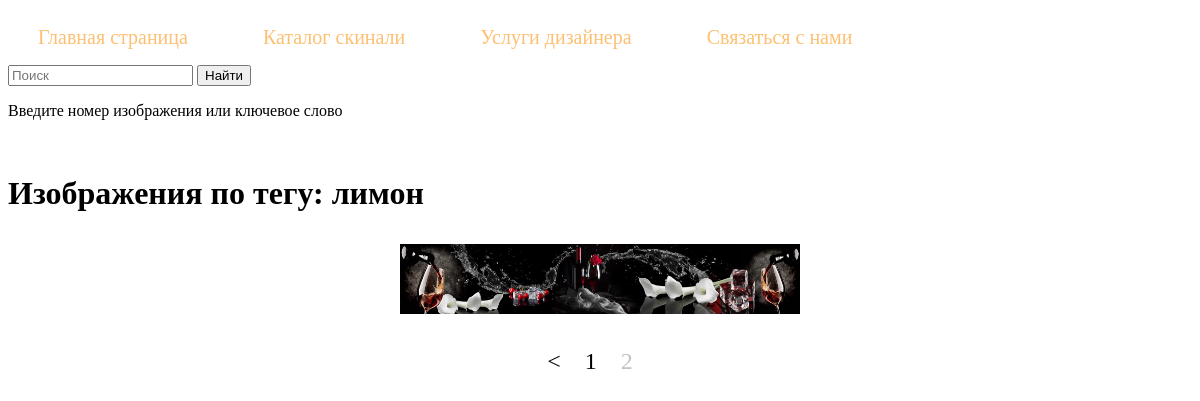
/tag/limon/?page=2, run on the app's committed database.
### pict/models.py (models this page shows, shortened)
class TagPict(models.Model):
    tag = models.CharField(max_length=100, db_index=True, verbose_name='Ключевое слово')
    slug = models.SlugField(max_length=100, db_index=True, unique=True, verbose_name="Slug")
    def __str__(self):
        return self.tag
    class Meta:
        verbose_name = 'Ключевое слово'
        verbose_name_plural = 'Ключевые слова'

class Pict(models.Model):
    name = models.IntegerField(unique=True, db_index=True, verbose_name='Имя файла')
    alt = models.CharField(max_length=250, blank=True, verbose_name='Описание')
    photo = models.ImageField(upload_to="photos/", verbose_name='Изображение')
    time_update = models.DateTimeField(auto_now_add=True, verbose_name='Время добавления')
    cat = models.ManyToManyField(Category, verbose_name="Категории")
    tags = models.ManyToManyField(TagPict, blank=True, related_name="tags", verbose_name="Теги")
    color = models.ManyToManyField(Color, verbose_name="Цвет")
    class Meta:
        verbose_name = 'Изображения'
        verbose_name_plural = 'Изображения'
        ordering = ['-id']

### pict/views.py (the view)
# urls.py: path('tag/<slug:tag_slug>/', PictTag.as_view(), name='tag')
class PictTag(ListView):
    template_name = 'pict/tag.html'
    paginate_by = 6
    def get_context_data(self, *, object_list=None, **kwargs):
        context = super().get_context_data(**kwargs)
        context['title'] = TagPict.objects.get(slug=self.kwargs['tag_slug'])
        context['menu'] = menu
        return context
    def get_queryset(self):
        return Pict.objects.filter(tags__slug=self.kwargs['tag_slug'])

### pict/templates/pict/tag.html
{% extends 'pict/base.html' %}
{% block content %}
<h1>Изображения по тегу: {{ title }}</h1>
<div class="container">
  {% for p in page_obj %}
    <div class="item-block">
      <a data-fancybox href="{{p.photo.url}}" data-caption='Номер изображения: "{{ p.name }}"&lt;br /&gt; Краткое описание: "{{ p.alt }}" '>
        <img class="item-photo" src="{{p.photo.url}}" alt="{{ p.alt }}" >
      </a>
    </div>
  {% endfor %}
</div>
{% include  'pict/includes/paginator.html' %}
{% endblock %}

### pict/static/skinali/css/styles.css (style rules this page uses)
.container { text-align: center; }
.item-block { display: inline-block; margin: 10px; }
.item-photo { width: 400px; height: 70px; }

### pict/static/skinali/css/fancybox.css (style rules this page uses)
:root { --f-spinner-width: 36px;--f-spinner-height: 36px;--f-spinner-color-1: rgba(0, 0, 0, 0.1);--f-spinner-color-2: rgba(17, 24, 28, 0.8);--f-spinner-stroke: 2.75 }
:root { --f-button-width: 40px;--f-button-height: 40px;--f-button-border: 0;--f-button-border-radius: 0;--f-button-color: #374151;--f-button-bg: #f8f8f8;--f-button-hover-bg: #e0e0e0;--f-button-active-bg: #d0d0d0;--f-button-shadow: none;--f-button-transition: all 0.15s ease;--f-button-transform: none;--f-button-svg-width: 20px;--f-button-svg-height: 20px;--f-button-svg-stroke-width: 1.5;--f-button-svg-fill: none;--f-button-svg-filter: none;--f-button-svg-disabled-opacity: 0.65 }

### data on the page
TagPict: tag "лимон"
Pict: photo (picture)

### other printed values
{{ m.title }} "Главная страница" "Каталог скинали" "Услуги дизайнера" "Связаться с нами"
{{ p }} "1"
{{ p }} "2"
